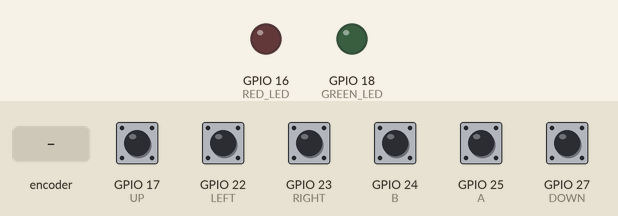
A program run on a simulated Raspberry Pi (BCM pin numbers). Shown: output pins drawn as LEDs (lit = HIGH). Dashed ring = blinking. The test bench sets the inputs (shaded band); at power-on: GPIO 17 (UP), GPIO 22 (LEFT), GPIO 23 (RIGHT), GPIO 24 (B), GPIO 25 (A), GPIO 27 (DOWN) HIGH. What the program prints to the terminal is not drawn.

Above: at 1.2 s.
1.3 s: rotary encoder on GPIO 25 (A) / GPIO 24 (B) turned 3 steps (first pin leading)
At 1.75 s:
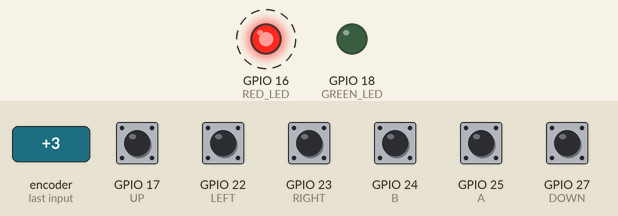
3.4 s: GPIO 17 (UP) pulled LOW for 0.15 s
At 3.9 s:
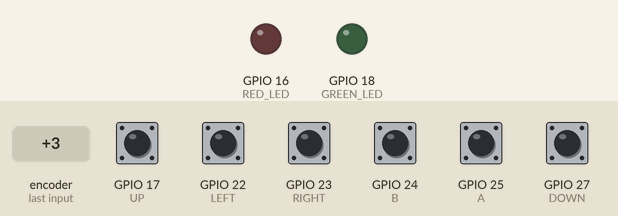
5.0 s: GPIO 22 (LEFT) pulled LOW for 0.15 s
At 6.2 s:
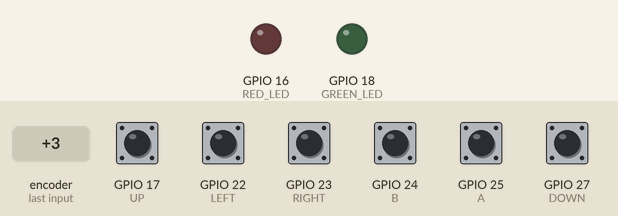
6.6 s: GPIO 23 (RIGHT) pulled LOW for 0.15 s
At 7.6 s:
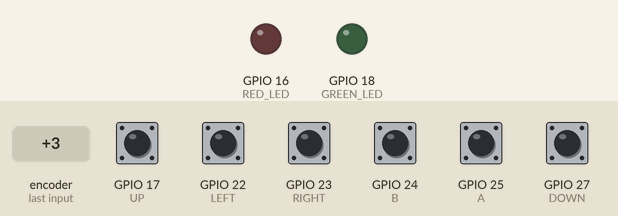
8.2 s: GPIO 27 (DOWN) pulled LOW for 0.15 s
At 8.6 s:
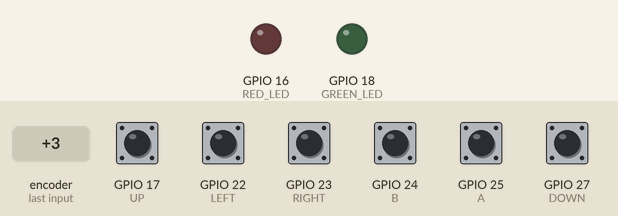
9.8 s: rotary encoder on GPIO 25 (A) / GPIO 24 (B) turned 2 steps (second pin leading)
At 11.3 s:
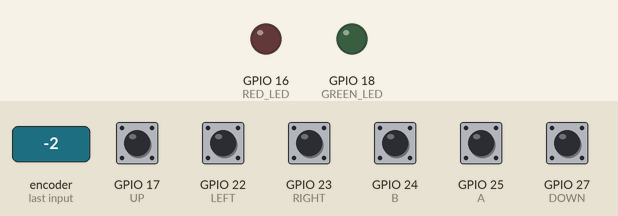
Timing chart, 0 to 12.7 s (numbered marks = the images above; inputs shaded):
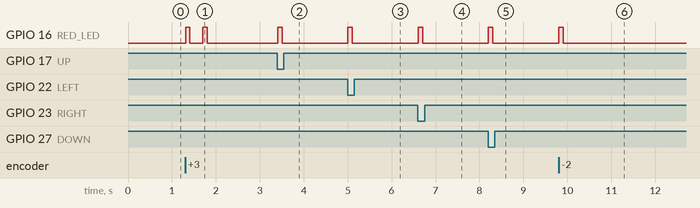

Measured:
- after the input at 1.3 s, GPIO 16 (RED_LED): alternates HIGH for 0.10 s and LOW for 0.29 s, 4 changes in all, then stays LOW, starting at once
- after the input at 3.4 s, GPIO 16 (RED_LED): LOW → HIGH at once, → LOW 0.10 s later
- after the input at 5.0 s, GPIO 16 (RED_LED): LOW → HIGH at once, → LOW 0.10 s later
- after the input at 6.6 s, GPIO 16 (RED_LED): LOW → HIGH at once, → LOW 0.10 s later
- after the input at 8.2 s, GPIO 16 (RED_LED): LOW → HIGH at once, → LOW 0.10 s later
- after the input at 9.8 s, GPIO 16 (RED_LED): LOW → HIGH at once, → LOW 0.10 s later

The program:

Konami-Code-internal-pull-up-lgpio.py
```python
#!/usr/bin/env python3
"""
Konami code (internal pull-ups) using lgpio.

This is a modern-kernel alternative to the RPi.GPIO version.
Buttons are wired to GND when pressed (active-low) and use internal pull-ups.
"""

import os
import sys
import time

import lgpio


# INPUT PINS: buttons - wired to GND when pressed, internal pull-up
PINS = {
    "UP": 17,
    "DOWN": 27,
    "LEFT": 22,
    "RIGHT": 23,
    "B": 24,
    "A": 25,
    # Dedicated reset button - not part of Konami; clears progress
    "RESET": 5,
}

# OUTPUT PINS: each LED via resistor to GND; 1 = on
GREEN_LED = 18
RED_LED = 16  # change if this BCM pin is already used on your breadboard

KONAMI = ["UP", "UP", "DOWN", "DOWN", "LEFT", "RIGHT", "LEFT", "RIGHT", "B", "A"]

# Debounce window (seconds).
# lgpio can apply a hardware-side debounce filter (in microseconds); we also keep a simple
# "release before next press" policy so one hold counts once.
DEBOUNCE_S = 0.05


def show_hire_me_fullscreen():
    """Show message on attached monitor if Tk + display available."""
    try:
        import tkinter as tk
    except ImportError:
        print("k0n4m164 :) Hire Me! (install python3-tk for on-screen text)")
        return

    has_display = "DISPLAY" in os.environ or "WAYLAND_DISPLAY" in os.environ
    if not (sys.platform == "linux" and has_display):
        print("k0n4m164 :) Hire Me! (no GUI display; connect a monitor or set DISPLAY)")
        return

    root = tk.Tk()
    root.attributes("-fullscreen", True)
    root.configure(bg="black")
    root.bind("<Escape>", lambda e: root.destroy())
    root.bind("<Button-1>", lambda e: root.destroy())

    label = tk.Label(
        root,
        text="k0n4m164 :) Hire Me!",
        fg="#00ff66",
        bg="black",
        font=("Sans", 72, "bold"),
    )
    label.pack(expand=True)

    root.after(30_000, root.destroy)
    root.mainloop()


def main():
    h = lgpio.gpiochip_open(0)
    try:
        # Claim inputs with pull-ups (active-low buttons)
        debounce_micros = int(DEBOUNCE_S * 1_000_000)
        for gpio in PINS.values():
            lgpio.gpio_claim_input(h, gpio, lgpio.SET_PULL_UP)
            # Optional built-in debounce/glitch filter (if supported by this lgpio build).
            try:
                lgpio.gpio_set_debounce_micros(h, gpio, debounce_micros)
            except AttributeError:
                pass

        # Claim outputs (LEDs)
        for led in (GREEN_LED, RED_LED):
            lgpio.gpio_claim_output(h, led, 0)

        def leds_off():
            lgpio.gpio_write(h, GREEN_LED, 0)
            lgpio.gpio_write(h, RED_LED, 0)

        def read_pressed_button():
            """Return name of button currently held low (0), or None."""
            for name, gpio in PINS.items():
                if lgpio.gpio_read(h, gpio) == 0:
                    return name
            return None

        def wait_for_release():
            time.sleep(DEBOUNCE_S)
            while read_pressed_button() is not None:
                time.sleep(0.01)

        def wait_for_press():
            while True:
                pressed = read_pressed_button()
                if pressed is not None:
                    return pressed
                time.sleep(0.01)

        def blink_reset_ack():
            leds_off()
            for _ in range(2):
                lgpio.gpio_write(h, GREEN_LED, 1)
                time.sleep(0.06)
                leds_off()
                time.sleep(0.05)

        def blink_feedback(correct: bool, duration: float = 0.1):
            leds_off()
            lgpio.gpio_write(h, GREEN_LED if correct else RED_LED, 1)
            time.sleep(duration)
            leds_off()

        input_sequence: list[str] = []

        print(
            "Konami: ↑↑↓↓←→←→BA - one press per direction/button; "
            "RESET button clears the sequence. One logical press per tap (debounced)."
        )

        while True:
            wait_for_release()
            press = wait_for_press()

            print("Pressed:", press)

            if press == "RESET":
                input_sequence = []
                print("Reset - sequence cleared.")
                blink_reset_ack()
                wait_for_release()
                continue

            input_sequence.append(press)
            input_sequence = input_sequence[-len(KONAMI) :]

            n = len(input_sequence)
            correct_prefix = input_sequence == KONAMI[:n]
            blink_feedback(correct_prefix, duration=0.1)

            if input_sequence == KONAMI:
                print("k0n4m164 :) Hire Me!")
                leds_off()
                lgpio.gpio_write(h, GREEN_LED, 1)
                show_hire_me_fullscreen()
                break

            wait_for_release()

    except KeyboardInterrupt:
        print("\nExiting.")
    finally:
        # Ensure LEDs off and chip closed.
        try:
            lgpio.gpio_write(h, GREEN_LED, 0)
            lgpio.gpio_write(h, RED_LED, 0)
        except Exception:
            pass
        lgpio.gpiochip_close(h)


if __name__ == "__main__":
    main()
```
